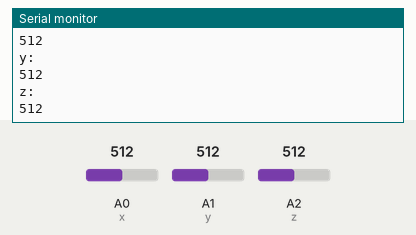
Recording of a sketch running on a simulated Arduino Uno, built with avr-gcc and run on an emulated ATmega328P. Parts: the last lines printed to the serial monitor. The test bench sets the inputs (shaded band); at power-on: A0 (x) = 512, A1 (y) = 512, A2 (z) = 512.

Above: at 1.8 s.
1.9 s: A0 (x) set to 716
3.4 s: A1 (y) set to 306
At 4.7 s:
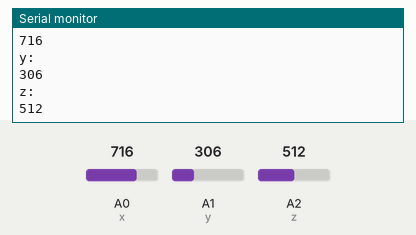
4.9 s: A2 (z) set to 900
At 5.6 s:
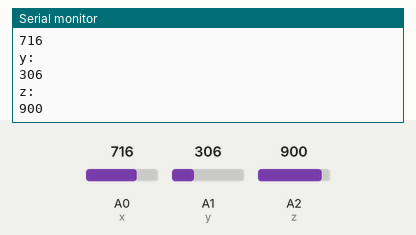
6.4 s: A2 (z) set to 1023
At 7.7 s:
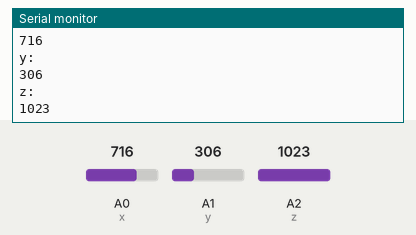
7.9 s: A1 (y) set to 122
At 8.8 s:
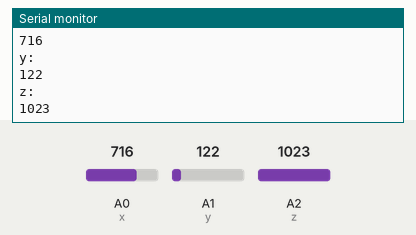
9.4 s: A0 (x) set to 511
Timing chart, 0 to 11.9 s (numbered marks = the images above; inputs shaded):
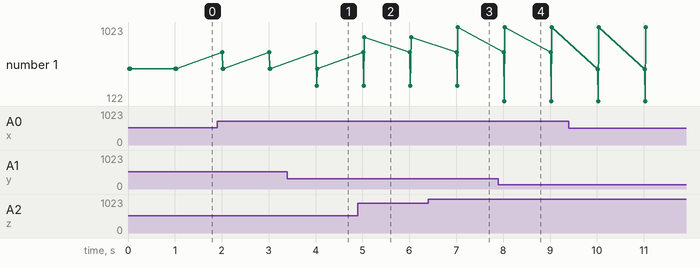

Measured:
- after the input at 3.4 s, the serial monitor: prints a new line after 0.62 s (image 1)
- after the input at 4.9 s, the serial monitor: prints a new line after 0.14 s (image 2)
- after the input at 6.4 s, the serial monitor: prints a new line after 0.64 s (image 3)
- after the input at 7.9 s, the serial monitor: prints a new line after 0.13 s (image 4)
- plotted number 1: 512 → 900 after the input at 4.9 s, 900 → 1023 after the input at 6.4 s

The sketch:

xyz_mega.ino
```cpp
int x = A0;
int y = A1;
int z = A2;


void setup() {
  // put your setup code here, to run once:
Serial.begin(9600);
Serial.println("Testing xyz sensor ");
}

void loop() {
  // put your main code here, to run repeatedly:

int xVal = analogRead(x);
int yVal = analogRead(y);
int zVal = analogRead(z);
Serial.println("x:  ");
Serial.println(xVal);
Serial.println("y:  ");
Serial.println(yVal);
Serial.println("z:  ");
Serial.println(zVal);

delay(1000);

}
```
